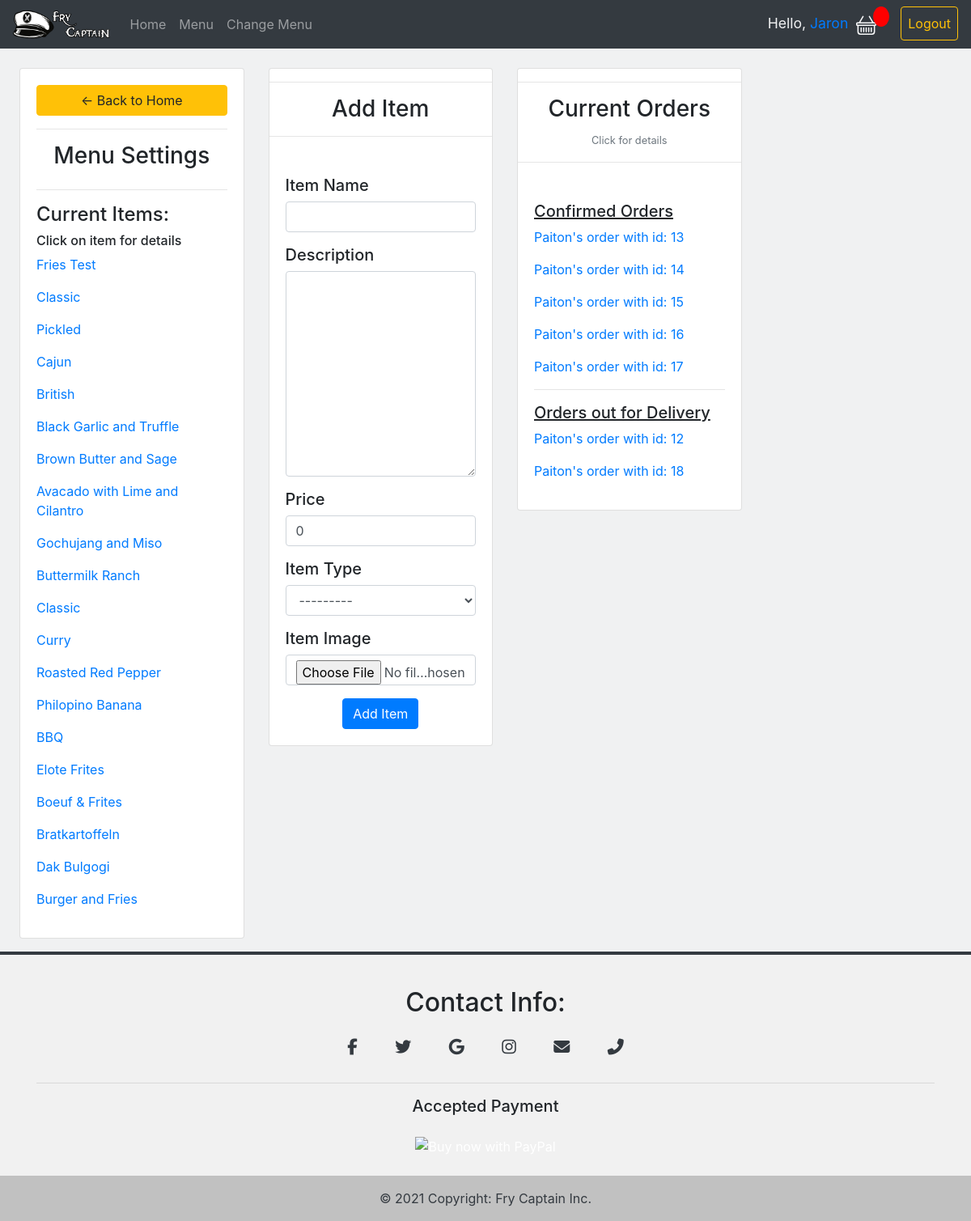
Screenshot of /menu_adjustment/ (signed in) with the database file from the repository.
### resturant/models.py (models this page shows, shortened)
class MenuItem(models.Model):
    ITEMTYPE = (
                ('fries','fries'),
                ('entree', 'entree'),
                ('dessert', 'dessert'),
                ('sauce', 'sauce'),
                )
    SAUCETYPE = (
            ('aioli','aioli'),
            ('ketchup', 'ketchup'),
    )
    name = models.CharField(max_length = 50, null=True)
    sauce_type = models.CharField(max_length=200, null=True, blank=True, choices=SAUCETYPE)
    description = models.TextField(max_length = 250, null=True)
    price = models.DecimalField(max_digits=7, decimal_places=2, default=0)
    item_type = models.CharField(max_length=200, null=True, choices=ITEMTYPE)
    date_created = models.DateTimeField(auto_now_add = True, null=True)
    item_pic = models.ImageField(default='solid-dark-grey-background.jpg',null=True, blank=True)
    def __str__(self):
        return self.name;

class Order(models.Model):
    STATUS = (
            ('Order In Progress', 'Order In Progress'),
            ('Order Confirmed', 'Order Confirmed'),
            ('Out for delivery', 'Out for delivery'),
            ('Arrived', 'Arrived'),
            )
    pickup = models.BooleanField(default=False, null=True)
    customer = models.ForeignKey(Customer, null=True, on_delete=models.SET_NULL)
    date_created = models.DateTimeField(auto_now_add = True, null=True)
    status = models.CharField(max_length=200, null=True, choices = STATUS)
    transaction_id = models.CharField(max_length=200, null=True)
    def __str__(self):
        return self.customer.name + "'s order with id: " + str(self.id)

class Customer(models.Model):
    user = models.OneToOneField(User, null=True, on_delete=models.CASCADE)
    name = models.CharField(max_length = 50, null=True)
    email = models.CharField(max_length = 100, null=True)
    phone = models.CharField(max_length = 15, null=True)
    profile_pic = models.ImageField(default='defaultProfilePic.png',null=True, blank=True)
    date_created = models.DateTimeField(auto_now_add = True, null=True)

### resturant/decorators.py (the view)
        def wrapper_func(request, *args, **kwargs):
            group = None
            if request.user.groups.exists():
                group = request.user.groups.all()[0].name
            if group in allowed_roles:
                return view_func(request, *args, **kwargs)
            else:
                raise PermissionDenied

### resturant/forms.py
class AddMenuItem(ModelForm):
    class Meta:
        model = MenuItem
        fields ="__all__"
        widgets={
            'item_pic': FileInput()
        }

### resturant/views.py (called while the page is built)
@login_required(login_url='login')
@allowed_users(allowed_roles=['admin'])
def adminMenuItem(request):
    items = MenuItem.objects.all()
    form = AddMenuItem()
    confirmedOrders = Order.objects.filter(status="Order Confirmed")
    beingDeliveredOrders = Order.objects.filter(status="Out for delivery")
    if request.method =="POST":
        form = AddMenuItem(request.POST, request.FILES)
        if form.is_valid():
            form.save()
            return redirect('admin_menu_item')
    context = {
        'items': items,
        'form': form,
        'confirmed_orders': confirmedOrders,
        'orders_being_delivered' : beingDeliveredOrders,
    }
    return render(request, 'resturant/admin_menu_item.html', context)

### resturant/templates/resturant/admin_menu_item.html (shortened to what this page needs)
{% extends 'resturant/main.html' %}
{% load static %}
{% load widget_tweaks %}
{% block content %}
<br>
<div class="row">
  <div class="col-md-3 ml-4">
    <div class="card card-body">
      <a class="btn btn-warning" href="{% url 'home' %}"> &#8592; Back to Home</a>
      <hr>
      <h3 style="text-align: center">Menu Settings</h3>
      <hr>
      <h4>Current Items:</h4>
      <h6>Click on item for details</h6>
      {% for item in items %}
        <p><a href='{% url "admin_detail" item.id %}'>{{item}}</a></p>
      {% endfor %}
    </div>
  </div>
  <div class="col-md-3">
    <div class="card">
      <div class="card-title">
        <hr>
        <h3 style="text-align: center">Add Item</h3>
        <hr>
      </div>
      <div class="card-body">
        <form class="" action="" method="POST" enctype="multipart/form-data">
          <div class="form-group">
            <label for="id_name" class='h5'>Item Name</label>
            {% render_field form.name class="form-control" %}
          </div>
          <div class="form-group">
            <label for="id_description" class='h5'>Description</label>
            {% render_field form.description class="form-control" %}
          </div>
          <div class="form-group">
            <label for="id_price" class='h5'>Price</label>
            {% render_field form.price class="form-control" %}
          </div>
          <div class="form-group">
            <label for="id_item_type" class='h5'>Item Type</label>
            {% render_field form.item_type class="form-control" %}
          </div>
          <div class="form-group">
            <label for="id_item_type" class='h5'>Item Image</label>
            {% render_field form.item_pic class="form-control" %}
          </div>
          <div class="text-center">
            <button type="submit" name="submit" class='btn btn-primary'>Add Item</button>
          </div>
        </form>
      </div>
    </div>
  </div>
  <div class="col-md-3">
    <div class="card">
      <div class="card-title" style="text-align: center">
        <hr>
        <h3>Current Orders</h3>
        <small class="text-muted">Click for details</small>
        <hr>
      </div>
      <div class="card-body">
        <h5 style="text-decoration: underline;">Confirmed Orders</h5>
        {% for order in confirmed_orders %}
          <p><a href="{% url 'order_details' order.id %}">{% render_field order %}</a></p>
        {% endfor %}
        <hr>
        <h5 style="text-decoration: underline;">Orders out for Delivery</h5>
        {% for order in orders_being_delivered %}
          <p><a href="{% url 'order_details' order.id %}">{% render_field order %}</a></p>
        {% endfor %}
      </div>
    </div>
  </div>
</div>
{% endblock %}

### resturant/templates/resturant/navbar.html (shortened to what this page needs)
{% load static %}
<link rel="stylesheet" href="{% static 'css/navbar.css' %}">
<nav class="navbar navbar-expand-lg navbar-dark bg-dark" id="navbar" style="z-index: 300">
  <img src="{% static 'images/FryCaptainLogoWithWords.png' %}" id="logo">
  <div class="collapse navbar-collapse" id="navbarTogglerDemo03">
    <ul class="navbar-nav mr-auto mt-2 mt-lg-0">
      <li class="nav-item">
        <a class="nav-link" href="{% url 'home' %}">Home<span class="sr-only">(current)</span></a>
      </li>
      <li class="nav-item">
        <a class="nav-link" href="{% url 'menu' %}">Menu</a>
      </li>
      {% if request.user.is_staff %}
      <li class="nav-item">
        <a class="nav-link" href="{% url 'admin_menu_item' %}">Change Menu</a>
      </li>
      {% endif %}
    </ul>
    <form class="form-inline my-2 my-lg-0">
      {% if user.is_authenticated %}
        <ul class="navbar-nav mr-auto mt-2 mt-lg-0">
          <li class="nav-item">
            <span class="nav-link" id="login-name" style="margin-right: -.4em;">Hello, <a href="{% url 'user_profile' %}">{{user.username}}</a></span>
          </li>
          <li class="nav-item">
            <a class="nav-link btn text-light mr-2" href="{% url 'cart' %}">
            </a>
          </li>
          <li class="nav-item">
            <p id="cart-total"></p>
          </li>
          <li class="nav-item">
            <a class="nav-link btn btn-outline-warning text-warning" id="" href="{% url 'logout' %}">Logout</a>
          </li>
        </ul>
      {% endif %}
    </form>
  </div>
</nav>

### static/css/main.css (style rules this page uses)
body { background-color: #f0f1f2; }

### static/css/navbar.css (style rules this page uses)
#logo { height: 2.2em; margin-right: 1em; }
#navbar { position: sticky; top: 0; left: 0; }
#login-name { color: #F0F1F2; margin-right: 1em; font-size: 1.1em; }
#cart-total { display: block; text-align: center; color: #fff; background-color: red; width: 20px; height: 25px; border-radius: 50%; font-size: 14px; margin-left: -1.5em; margin-right: 1em; }

### rows the page displays
MenuItem: name "Fries Test"
MenuItem: name "Classic"
MenuItem: name "Pickled"
MenuItem: name "Cajun"
MenuItem: name "British"
MenuItem: name "Black Garlic and Truffle"
MenuItem: name "Brown Butter and Sage"
MenuItem: name "Avacado with Lime and Cilantro"
MenuItem: name "Gochujang and Miso"
MenuItem: name "Buttermilk Ranch"
MenuItem: name "Classic"
MenuItem: name "Curry"
MenuItem: name "Roasted Red Pepper"
MenuItem: name "Philopino Banana"
MenuItem: name "BBQ"
MenuItem: name "Elote Frites"
MenuItem: name "Boeuf & Frites"
MenuItem: name "Bratkartoffeln"
MenuItem: name "Dak Bulgogi"
MenuItem: name "Burger and Fries"
Order: customer+id "Paiton's order with id: 13"
Order: customer+id "Paiton's order with id: 14"
Order: customer+id "Paiton's order with id: 15"
Order: customer+id "Paiton's order with id: 16"
Order: customer+id "Paiton's order with id: 17"
Order: customer+id "Paiton's order with id: 12"
Order: customer+id "Paiton's order with id: 18"

### other values shown
{{ user.username }} "Jaron"
